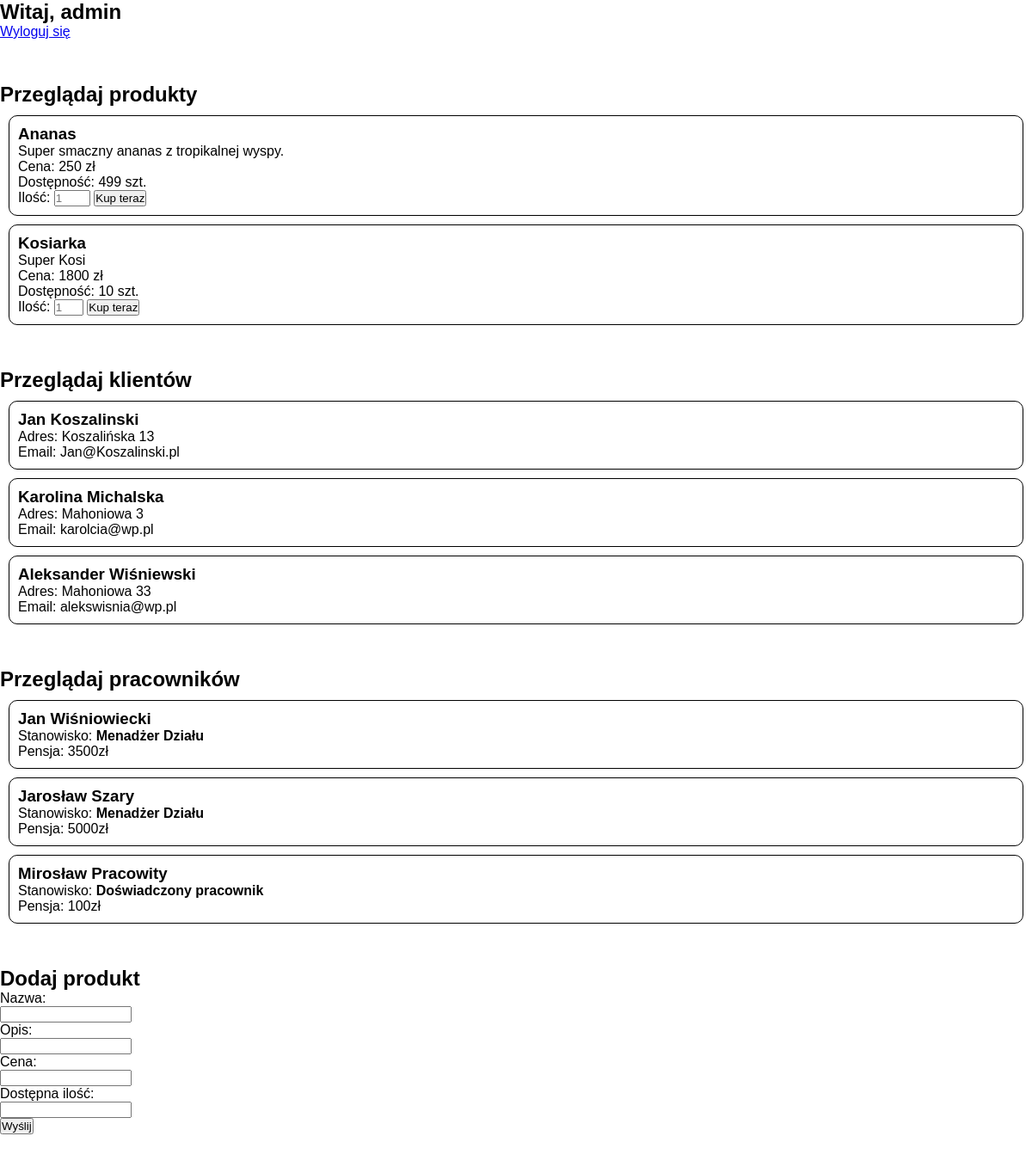
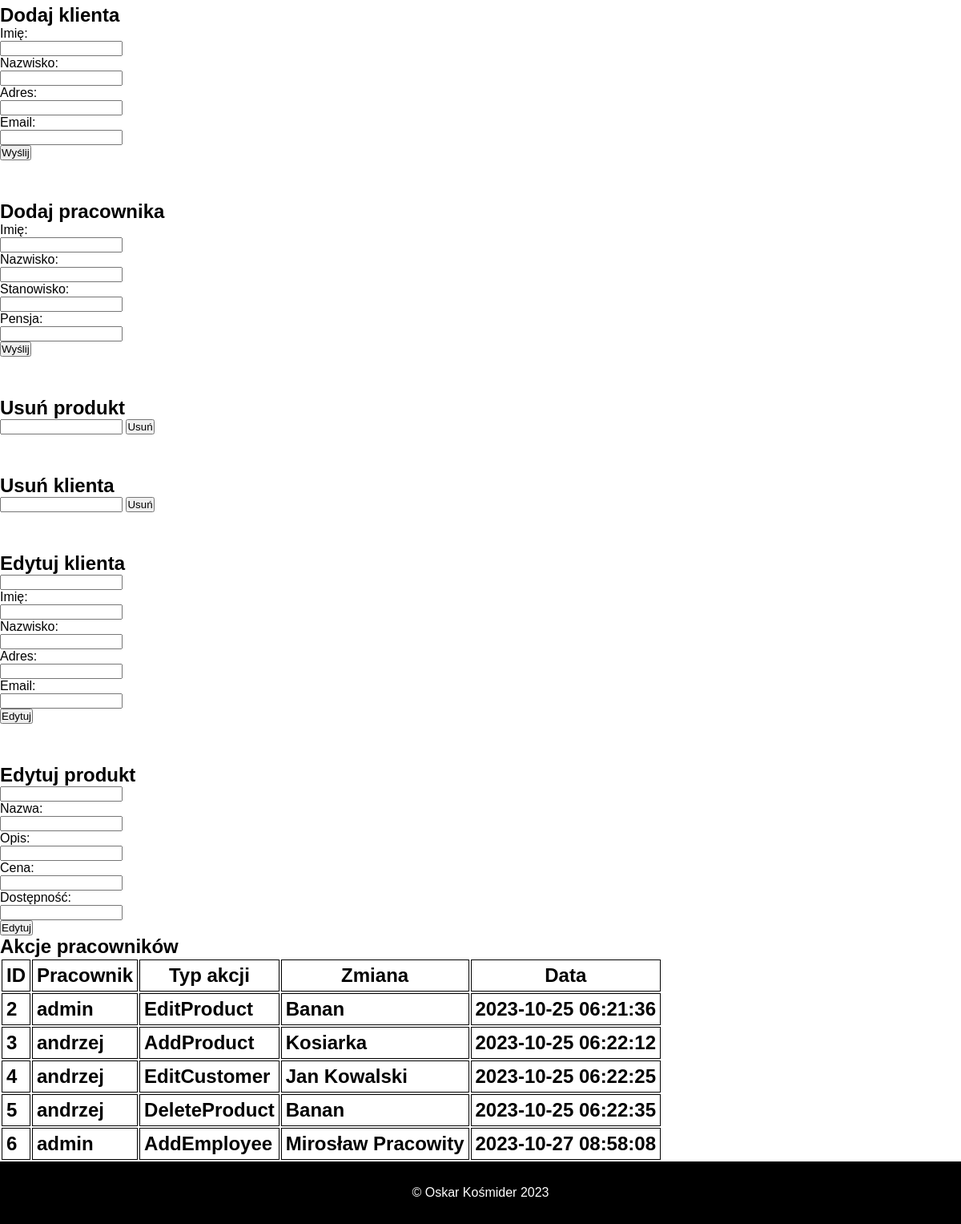
/index.php (signed in), run on the app's committed database (2 pictures, top to bottom).
### tables this page shows
CREATE TABLE `products` (
  `id` int(11) NOT NULL,
  `name` varchar(50) DEFAULT NULL,
  `description` text DEFAULT NULL,
  `price` float DEFAULT NULL,
  `available` int(11) DEFAULT NULL
);

CREATE TABLE `customers` (
  `id` int(11) NOT NULL,
  `firstname` varchar(50) DEFAULT NULL,
  `lastname` varchar(50) DEFAULT NULL,
  `address` varchar(50) DEFAULT NULL,
  `email` varchar(50) DEFAULT NULL,
  `login` varchar(50) NOT NULL
);

CREATE TABLE `employees` (
  `ID` int(11) NOT NULL,
  `FirstName` varchar(50) DEFAULT NULL,
  `LastName` varchar(50) DEFAULT NULL,
  `Position` varchar(50) DEFAULT NULL,
  `Salary` float DEFAULT NULL
);

CREATE TABLE `employeeactions` (
  `ID` int(11) NOT NULL,
  `employee` varchar(100) DEFAULT NULL,
  `actiontype` varchar(30) DEFAULT NULL,
  `target` varchar(100) DEFAULT NULL,
  `date` datetime NOT NULL
);

### modules/view_history.php (the view, shortened to what this page needs)
<?php
    echo ("<h2>Akcje pracowników<h2>");
    $db = mysqli_connect("localhost","root","","erpdatabase");
    $sql = "SELECT * FROM employeeactions";
    $wynik = mysqli_query($db, $sql);
    echo "<table> <tr> <th>ID</th> <th>Pracownik</th> <th>Typ akcji</th> <th>Zmiana</th> <th>Data</th> </tr>";
    while ($result = mysqli_fetch_assoc($wynik)){
        echo "<tr>";
        echo "<td>".$result['ID']."</td>";
        echo "<td>".$result['employee']."</td>";
        echo "<td>".$result['actiontype']."</td>";
        echo "<td>".$result['target']."</td>";
        echo "<td>".$result['date']."</td>";
        echo "</tr>";
    }
    echo "</table>";
?>

### index.php (shortened to what this page needs)
<!DOCTYPE html>
<html lang="pl-PL">
<head>
    <link rel="stylesheet" href="./css/style.css">
</head>
<body>
    <header id="main_header">
        <?php require("./modules/account_menu.php"); ?>
    </header>
    <main>
        <?php
            require("./modules/view_products.php");
            if (isset($_SESSION['type'])){
                $user_type = $_SESSION['type'];
                if (strtolower($user_type) == 'admin'){
                    require("./modules/view_customers.php");
                    require("./modules/view_employees.php");
                    require("./modules/add_product_form.php");
                    require("./modules/add_customer_form.php");
                    require("./modules/add_employee_form.php");
                    require("./modules/delete_product_form.php");
                    require("./modules/delete_customer_form.php");
                    require("./modules/edit_customer_form.php");
                    require("./modules/edit_product_form.php");
                    require("./modules/view_history.php");
                } else if (strtolower($user_type) == 'pracownik'){
                    require("./modules/view_customers.php");
                    require("./modules/add_product_form.php");
                    require("./modules/add_customer_form.php");
                    require("./modules/delete_product_form.php");
                    require("./modules/delete_customer_form.php");
                    require("./modules/edit_customer_form.php");
                    require("./modules/edit_product_form.php");
                }
            }
        ?>
    </main>
    <footer>
        <p>&copy; Oskar Kośmider 2023</p>
    </footer>
</body>
</html>

### modules/account_menu.php
<?php
    echo ("<nav id='account_menu'>");
        if (isset($_SESSION['username'])){
            echo "<h2>Witaj, ".$_SESSION['username']."</h2>";
            echo "<a href='./scripts/logout.php'>Wyloguj się</a>";
        } else {
            echo "<a href='./login_page.php'>Zaloguj się</a> <br>";
            echo "<a href='./register_page.php'>Zarejestruj się</a>";
        }
    echo ("</nav>");
?>

### modules/view_products.php (shortened to what this page needs)
<?php
    $db = mysqli_connect("localhost","root","","erpdatabase");
    echo ("<section id='view_products'>");
    echo ("<h2>Przeglądaj produkty</h2>");
    $zapytanie = 'SELECT * FROM products';
    $result = mysqli_query($db, $zapytanie);
    while ($wynik = mysqli_fetch_assoc($result)){
        echo '<div class="product">';
            echo '<h3>'.$wynik['name'].'</h3>';
            echo '<p>'.$wynik['description'].'</p>';
            echo '<p>Cena: '.$wynik['price'].' zł</p>';
            echo '<p> Dostępność: '.$wynik['available'].' szt.</p>';
            if(isset($_SESSION['username'])){
                if ($wynik['available'] > 0){
                echo '<form action="./scripts/order_product.php" method="POST">
                    <input type="hidden" name="productID" value="'.$wynik['id'].'">
                    <label for="qty">Ilość: </label>
                    <input type="number" name="qty" min="1" max="'.$wynik['available'].'" step="1" placeholder="1" required>
                    <input type="submit" value="Kup teraz">
                  </form>';
                } else {
                    echo '<b>Produkt aktualnie niedostępny</b>';
                }
            }
        echo '</div>';
    }
    echo ("</section>");
?>

### modules/view_customers.php (shortened to what this page needs)
<?php
    $db = mysqli_connect("localhost","root","","erpdatabase");
    echo ("<section id='view_customers'>");
    echo ("<h2>Przeglądaj klientów</h2>");
    $zapytanie = 'SELECT * FROM customers';
    $result = mysqli_query($db, $zapytanie);
    while ($wynik = mysqli_fetch_assoc($result)){
        echo '<div class="product">';
            echo '<h3>'.$wynik['firstname'].' '.$wynik['lastname'].'</h3>';
            echo '<p>Adres: '.$wynik['address'].'</p>';
            echo '<p>Email: '.$wynik['email'].'</p>';
        echo '</div>';
    }
    echo ("</section>");
?>

### modules/view_employees.php (shortened to what this page needs)
<?php
    $db = mysqli_connect("localhost","root","","erpdatabase");
    echo ("<section id='view_employees'>");
    echo ("<h2>Przeglądaj pracowników</h2>");
    $zapytanie = 'SELECT * FROM employees';
    $result = mysqli_query($db, $zapytanie);
    while ($wynik = mysqli_fetch_assoc($result)){
        echo '<div class="product">';
            echo '<h3>'.$wynik['FirstName'].' '.$wynik['LastName'].'</h3>';
            echo '<p>Stanowisko: <b>'.$wynik['Position'].'</b></p>';
            echo '<p>Pensja: '.$wynik['Salary'].'zł</p>';
        echo '</div>';
    }
    echo ("</section>");
?>

### modules/add_product_form.php
<section id="add_product_form">
    <h2>Dodaj produkt</h2>
    <form action="./scripts/add_product.php" method="POST">
        <label for="name">Nazwa: </label> <br>
        <input type="text" name="name" required> <br>
        <label for="description">Opis: </label> <br>
        <input type="text" name="description" required> <br>
        <label for="price">Cena: </label> <br>
        <input type="number" step="0.01" name="price" min="0" required> <br>
        <label for="available">Dostępna ilość: </label> <br>
        <input type="number" name="available" min="1" required> <br>
        <input type="submit" value="Wyślij">
    </form>
</section>

### modules/add_customer_form.php
<section id="add_customer_form">
    <h2>Dodaj klienta</h2>
    <form action="./scripts/add_customer.php" method="POST">
        <label for="firstname">Imię: </label> <br>
        <input type="text" name="firstname" required> <br>
        <label for="lastname">Nazwisko: </label> <br>
        <input type="text" name="lastname" required> <br>
        <label for="address">Adres: </label> <br>
        <input type="text" name="address" required> <br>
        <label for="email">Email: </label> <br>
        <input type="email" name="email" required> <br>
        <input type="submit" value="Wyślij">
    </form>
</section>

### modules/add_employee_form.php (shortened to what this page needs)
<section id="add_employee_form">
    <h2>Dodaj pracownika</h2>
    <form action="./scripts/add_employee.php" method="POST">
        <label for="firstname">Imię: </label> <br>
        <input type="text" name="firstname" required> <br>
        <label for="lastname">Nazwisko: </label> <br>
        <input type="text" name="lastname" required> <br>
        <label for="position">Stanowisko: </label> <br>
        <input list="stanowiska" name="position" required> <br>
        <label for="salary">Pensja: </label> <br>
        <input type="number" name="salary" min="1" required> <br>
        <input type="submit" value="Wyślij">
    </form>
</section>

### modules/delete_product_form.php (shortened to what this page needs)
<section id="delete_products_form">
    <form action="./scripts/delete_product.php" method="POST">
        <h2>Usuń produkt</h2>
        <input list="lista_produktow" name="lista_produktow" required>
        <input type="submit" value="Usuń">
    </form>
</section>

### modules/delete_customer_form.php (shortened to what this page needs)
<section id="delete_customers_form">
    <form action="./scripts/delete_customer.php" method="POST">
        <h2>Usuń klienta</h2>
        <input list="lista_klientow" name="lista_klientow" required>
        <input type="submit" value="Usuń">
    </form>
</section>

### modules/edit_customer_form.php
<section id="edit_customer">
    <form action="./scripts/edit_customer.php" method="POST">
        <h2>Edytuj klienta</h2>
        <input list="lista_klientow" name="klient" required> <br>
        <label for="imie">Imię: </label> <br>
        <input type="text" name="imie"> <br>
        <label for="nazwisko">Nazwisko: </label> <br>
        <input type="text" name="nazwisko"> <br>
        <label for="adres">Adres: </label> <br>
        <input type="text" name="adres"> <br>
        <label for="email">Email: </label> <br>
        <input type="email" name="email"> <br>
        <input type="submit" value="Edytuj">
    </form>
</section>

### modules/edit_product_form.php
<section id="edit_product">
    <form action="./scripts/edit_product.php" method="POST">
        <h2>Edytuj produkt</h2>
        <input list="lista_produktow" name="produkt" required> <br>
        <label for="nazwa">Nazwa: </label> <br>
        <input type="text" name="nazwa"> <br>
        <label for="opis">Opis: </label> <br>
        <input type="text" name="opis"> <br>
        <label for="cena">Cena: </label> <br>
        <input type="number" step="0.01" min="0" name="cena"> <br>
        <label for="dostepnosc">Dostępność: </label> <br>
        <input type="number" step="1" min="1" name="dostepnosc"> <br>
        <input type="submit" value="Edytuj">
    </form>
</section>

### css/style.css (style rules this page uses)
* { margin: 0; padding: 0; font-family: 'Helvetica'; scroll-behavior: smooth; }
.product { border: 1px solid black; border-radius: 10px; padding: 10px; margin: 10px; }
section { margin-top: 50px; }
footer { color: #fff; background-color: #000; padding: 30px; text-align: center; }
th,td { border: 1px solid black; padding: 5px; }

### data on the page
products: name "Ananas", description "Super smaczny ananas z tropikalnej wyspy.", price "250", available "499"
products: name "Kosiarka", description "Super Kosi", price "1800", available "10"
customers: firstname "Jan", lastname "Koszalinski", address "Koszalińska 13", email "Jan@Koszalinski.pl"
customers: firstname "Karolina", lastname "Michalska", address "Mahoniowa 3", email "karolcia@wp.pl"
customers: firstname "Aleksander", lastname "Wiśniewski", address "Mahoniowa 33", email "alekswisnia@wp.pl"
employees: FirstName "Jan", LastName "Wiśniowiecki", Position "Menadżer Działu", Salary "3500"
employees: FirstName "Jarosław", LastName "Szary", Position "Menadżer Działu", Salary "5000"
employees: FirstName "Mirosław", LastName "Pracowity", Position "Doświadczony pracownik", Salary "100"
employeeactions: ID "2", employee "admin", actiontype "EditProduct", target "Banan", date "2023-10-25 06:21:36"
employeeactions: ID "3", employee "andrzej", actiontype "AddProduct", target "Kosiarka", date "2023-10-25 06:22:12"
employeeactions: ID "4", employee "andrzej", actiontype "EditCustomer", target "Jan Kowalski", date "2023-10-25 06:22:25"
employeeactions: ID "5", employee "andrzej", actiontype "DeleteProduct", target "Banan", date "2023-10-25 06:22:35"
employeeactions: ID "6", employee "admin", actiontype "AddEmployee", target "Mirosław Pracowity", date "2023-10-27 08:58:08"

### other printed values
$_SESSION['username'] "admin"
